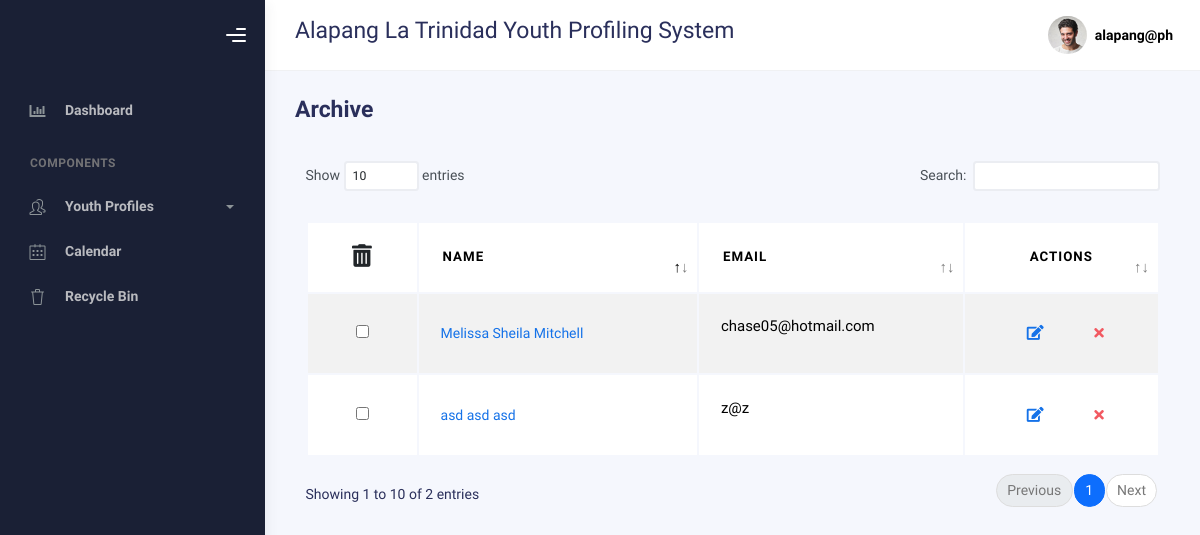
Before: /user/archive.php (signed in) with the older database file.
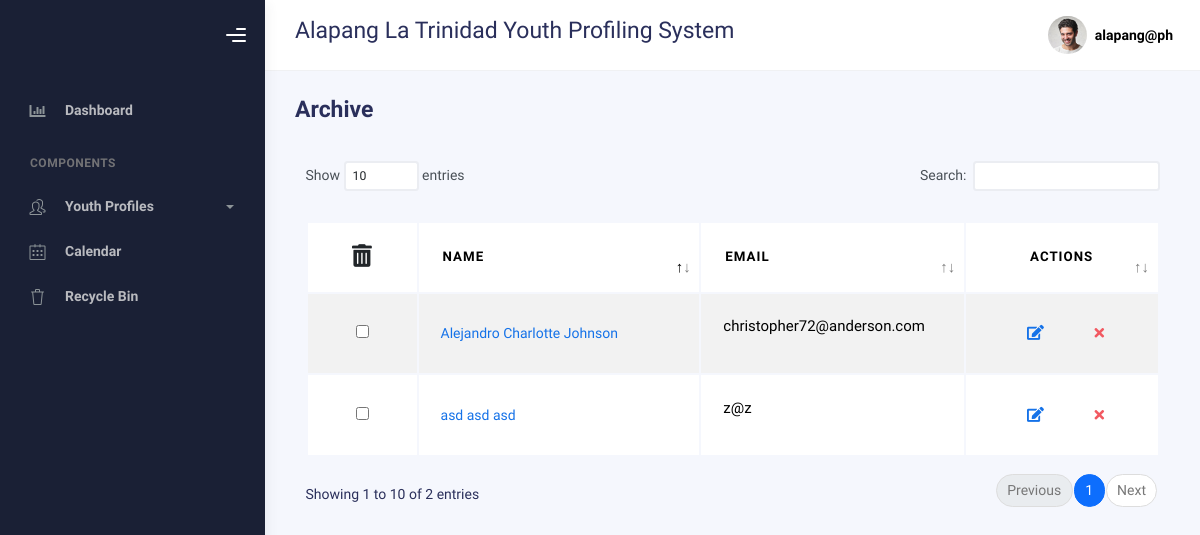
After: the same page with the newer database file.
### tables this page shows
CREATE TABLE `profiles_archive` (
  `id` int(11) NOT NULL,
  `lname` varchar(100) DEFAULT NULL,
  `fname` varchar(100) DEFAULT NULL,
  `mname` varchar(100) DEFAULT NULL,
  `suffix` varchar(20) DEFAULT NULL,
  `region` varchar(100) DEFAULT NULL,
  `province` varchar(100) DEFAULT NULL,
  `municipality` varchar(100) DEFAULT NULL,
  `barangay` varchar(100) DEFAULT NULL,
  `sitio` varchar(50) DEFAULT NULL,
  `purok` varchar(100) DEFAULT NULL,
  `house_number` varchar(10) DEFAULT NULL,
  `sex` varchar(10) DEFAULT NULL,
  `age` int(11) DEFAULT NULL,
  `youth_with_needs` varchar(100) DEFAULT NULL,
  `email` varchar(100) DEFAULT NULL,
  `birth_month` varchar(20) DEFAULT NULL,
  `birth_day` varchar(20) DEFAULT NULL,
  `birth_year` varchar(20) DEFAULT NULL,
  `contactnumber` varchar(20) DEFAULT NULL,
  `civil_status` varchar(20) DEFAULT NULL,
  `youth_classification` varchar(100) DEFAULT NULL,
  `age_group` varchar(50) DEFAULT NULL,
  `work_status` varchar(50) DEFAULT NULL,
  `educational_background` varchar(50) DEFAULT NULL,
  `register_sk_voter` varchar(50) DEFAULT NULL,
  `voted_last_election` varchar(3) DEFAULT NULL,
  `national_voter` varchar(100) DEFAULT NULL,
  `attended_kk` varchar(3) DEFAULT NULL,
  `times_attended_kk` int(11) DEFAULT NULL,
  `no_why` varchar(100) DEFAULT NULL,
  `date_created` varchar(50) DEFAULT NULL,
  `barangay_code` varchar(50) DEFAULT NULL
);

### user/archive.php (the view, shortened to what the changed rows need)
<?php
include("../connection/conne.php");
?>
<!DOCTYPE html>
<html lang="en">
<head>
    <link rel="stylesheet" href="../bootstrap/assets/css/bootstrap.min.css" />
    <link rel="stylesheet" href="../bootstrap/assets/css/plugins.min.css" />
    <link rel="stylesheet" href="../bootstrap/assets/css/kaiadmin.min.css" />
</head>
<body>
<div class="wrapper">
    <div class="main-panel">
        <div class="container">
            <div class="page-inner">
                <div class="card-body">
                    <div class="table-responsive">
                        <div id="basic-datatables_wrapper" class="dataTables_wrapper container-fluid dt-bootstrap4">
                            <div class="row">
                                <div class="col-sm-12">
                                    <table id="basic-datatables" class="display table table-striped table-hover dataTable" role="grid" aria-describedby="basic-datatables_info">
                                        <thead>
                                        <?php
                                            $recordsPerPage = 20;
                                            $currentPage = isset($_GET['page']) ? $_GET['page'] : 1;
                                            $offset = ($currentPage - 1) * $recordsPerPage;
                                            if (isset($_GET['search'])) {
                                                $searchQuery = $_GET['search'];
                                                $sql = "SELECT * FROM profiles_archive
                                                        WHERE fname LIKE '%$searchQuery%' OR lname LIKE '%$searchQuery%' OR mname LIKE '%$searchQuery%' OR email LIKE '%$searchQuery%'
                                                        ORDER BY id DESC
                                                        LIMIT $recordsPerPage OFFSET $offset";
                                            } else {
                                                $sql = "SELECT * FROM profiles_archive
                                                        ORDER BY id DESC
                                                        LIMIT $recordsPerPage OFFSET $offset";
                                            }
                                            $result = mysqli_query($conn, $sql);
?>
                                            <tr role="row">
                                            <form id="profilesForm" method="POST" action="delete_multiple_archive.php">
                                            <table id="basic-datatables" class="display table table-striped table-hover dataTable" role="grid" aria-describedby="basic-datatables_info">
                                                <thead>
                                                <tr role="row">
                                                    <th tabindex="0" aria-controls="basic-datatables" rowspan="1" colspan="1" style="width: 30.516px;">
                                                    <center><button type="d" class="btn btn-default" onclick="return confirm('Are you sure you want to delete the selected profiles?');">
                                                        <i style="font-size: 17pt" class="fa fa-trash-alt"></i>
                                                    </button></center>
                                                    </th>
                                                    <th class="sorting_asc" tabindex="0" aria-controls="basic-datatables" rowspan="1" colspan="1" aria-sort="ascending" aria-label="Name: activate to sort column descending" style="width: 365.516px;">Name</th>
                                                    <th class="sorting" tabindex="0" aria-controls="basic-datatables" rowspan="1" colspan="1" aria-label="Position: activate to sort column ascending" style="width: 341.766px;">Email</th>
                                                    <th class="sorting" tabindex="0" aria-controls="basic-datatables" rowspan="1" colspan="1" aria-label="Office: activate to sort column ascending" style="width: 200.266px;"><center>Actions</center></th>
                                                </tr>
                                            </thead>
                                            <tbody>
                                            <div class="section">
                                            <form id="profilesForm" method="POST" action="archive.php">
                                                <?php while ($row = mysqli_fetch_assoc($result)) { ?>
                                                    <tr>
                                                        <td>
                                                            <center>
                                                            <input type="checkbox" name="selectedProfiles[]" value="<?= $row['id']; ?>">
                                                            </center>
                                                        </td>
                                                        <td>
                                                        <a href="#" class="profileNameLink" data-id="<?= $row['id']; ?>"
                                                        data-fullname="<?= $row['fname'] . ' ' . $row['mname'] . ' ' . $row['lname']; ?>"
                                                        data-address="<?= $row['house_number'] . ', ' . $row['purok'] . ', ' . $row['sitio'] . ' ' . $row['barangay'] . ', ' . $row['municipality'] . ', ' . $row['province'] . ', ' . $row['region']; ?>"
                                                        data-sex="<?= $row['sex']; ?>" data-age="<?= $row['age']; ?>"
                                                        data-email="<?= $row['email']; ?>"
                                                        data-birthday="<?= $row['birth_month'] . '/' . $row['birth_day'] . '/' . $row['birth_year']; ?>"
                                                        data-youth_with_needs="<?= $row['youth_with_needs']; ?>"
                                                        data-contact_number="<?= $row['contactnumber']; ?>"
                                                        data-civil_status="<?= $row['civil_status']; ?>"
                                                        data-age_group="<?= $row['age_group']; ?>"
                                                        data-educational_background="<?= $row['educational_background']; ?>"
                                                        data-youth_classification="<?= $row['youth_classification']; ?>"
                                                        data-work_status="<?= $row['work_status']; ?>"
                                                        data-national_voter="<?= $row['national_voter']; ?>"
                                                        data-register_sk_voter="<?= $row['register_sk_voter']; ?>"
                                                        data-voted_last_election="<?= $row['voted_last_election']; ?>"
                                                        data-times_attended="<?= $row['times_attended_kk']; ?>"
                                                        data-national_voter="<?= $row['national_voter']; ?>"
                                                        data-reason="<?= $row['no_why']; ?>" data-bs-toggle="modal"
                                                        data-bs-target="#modal-default"><?= $row['fname'] . ' ' . $row['mname'] . ' ' . $row['lname']; ?></a>
                                                        </td>
                                                        <td>
                                                            <p style="text-transform:lowercase"><?= $row['email']; ?></p>
                                                        </td>
                                                        <td>
                                                            <center>
                                                            <a href="update_archive.php?id=<?= $row['id']; ?>" class="btn btn-link btn-primary btn-lg" data-bs-toggle="tooltip" title="Edit"><i
                                                            class="fa fa-edit"></i></a>
                                                            <a href="delete_archive.php?id=<?= $row['id']; ?>" class="btn btn-link btn-danger" title="Delete" data-bs-toggle="tooltip"
                                                                onclick="return confirm('Are you sure you want to delete this profile?');"><i class="fa fa-times"></i></a>
                                                            </center>
                                                        </td>
                                                        </tr>
                                                <?php } ?>
                                            </form>
                                            </div>
                                        </tbody>
                                    </table>
                                </div>
                            </div>
                        </div>
                    </div>
                </div>
            </div>
        </div>
    </div>
</body>
</html>

Changed rows visible on the page:
removed profiles_archive: fname "Melissa", mname "Sheila", lname "Mitchell", email "chase05@hotmail.com"
added profiles_archive: fname "Alejandro", mname "Charlotte", lname "Johnson", email "christopher72@anderson.com"
